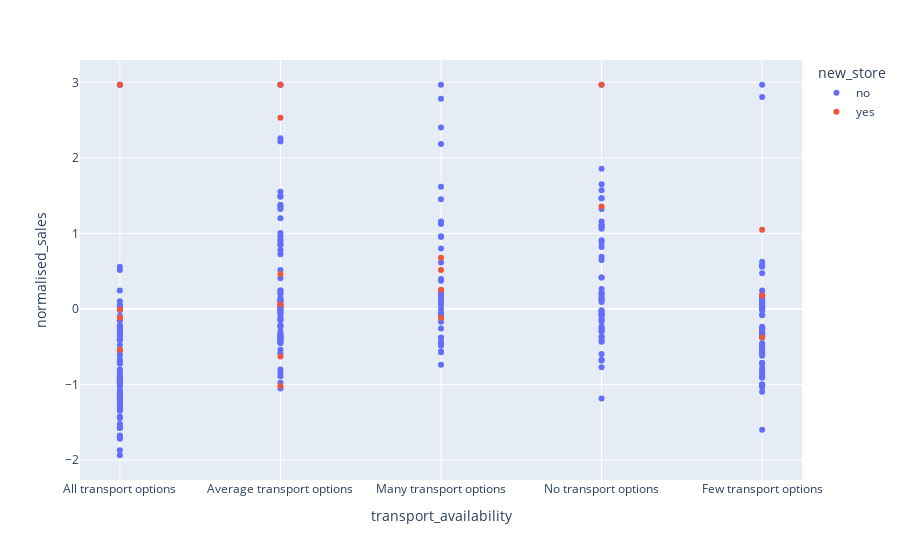

The code cell stored with this chart in its notebook:
### Code cell
fig = px.scatter(stores, x="transport_availability", y="normalised_sales", color="new_store",hover_name="county")
fig.show()

### Figure 1 — Plotly figure (JSON) as saved in the notebook; plotly's stock layout.template omitted (floating-point values rounded to 4 significant figures; data arrays with more than 128 entries replaced by an {"elided": "..."} marker saying what was removed)
{"data": [{"hovertemplate": "<b>%{hovertext}</b><br><br>new_store=no<br>transport_availability=%{x}<br>normalised_sales=%{y}<extra></extra>", "hovertext": {"elided": "301 str values"}, "legendgroup": "no", "marker": {"color": "#636efa", "symbol": "circle"}, "mode": "markers", "name": "no", "orientation": "v", "showlegend": true, "type": "scatter", "x": {"elided": "301 str values"}, "xaxis": "x", "y": {"elided": "301 float values"}, "yaxis": "y"}, {"hovertemplate": "<b>%{hovertext}</b><br><br>new_store=yes<br>transport_availability=%{x}<br>normalised_sales=%{y}<extra></extra>", "hovertext": ["c_98", "c_66", "c_94", "c_45", "c_96", "c_23", "c_70", "c_116", "c_57", "c_59", "c_38", "c_123", "c_68", "c_83", "c_68", "c_68", "c_38", "c_128", "c_77"], "legendgroup": "yes", "marker": {"color": "#EF553B", "symbol": "circle"}, "mode": "markers", "name": "yes", "orientation": "v", "showlegend": true, "type": "scatter", "x": ["Many transport options", "All transport options", "No transport options", "Many transport options", "Average transport options", "Many transport options", "Few transport options", "Average transport options", "Few transport options", "Average transport options", "All transport options", "All transport options", "Many transport options", "Average transport options", "Average transport options", "Few transport options", "Average transport options", "No transport options", "All transport options"], "xaxis": "x", "y": [0.6793, -0.1165, 1.355, 0.2541, 2.532, -0.1165, 1.05, 2.968, -0.3781, -0.6289, -0.5416, 2.968, 0.5158, 0.4612, 0.05791, 0.1778, -1.021, 2.968, -0.007496], "yaxis": "y"}], "layout": {"legend": {"title": {"text": "new_store"}, "tracegroupgap": 0}, "margin": {"t": 60}, "xaxis": {"anchor": "y", "domain": [0, 1], "title": {"text": "transport_availability"}}, "yaxis": {"anchor": "x", "domain": [0, 1], "title": {"text": "normalised_sales"}}}}
